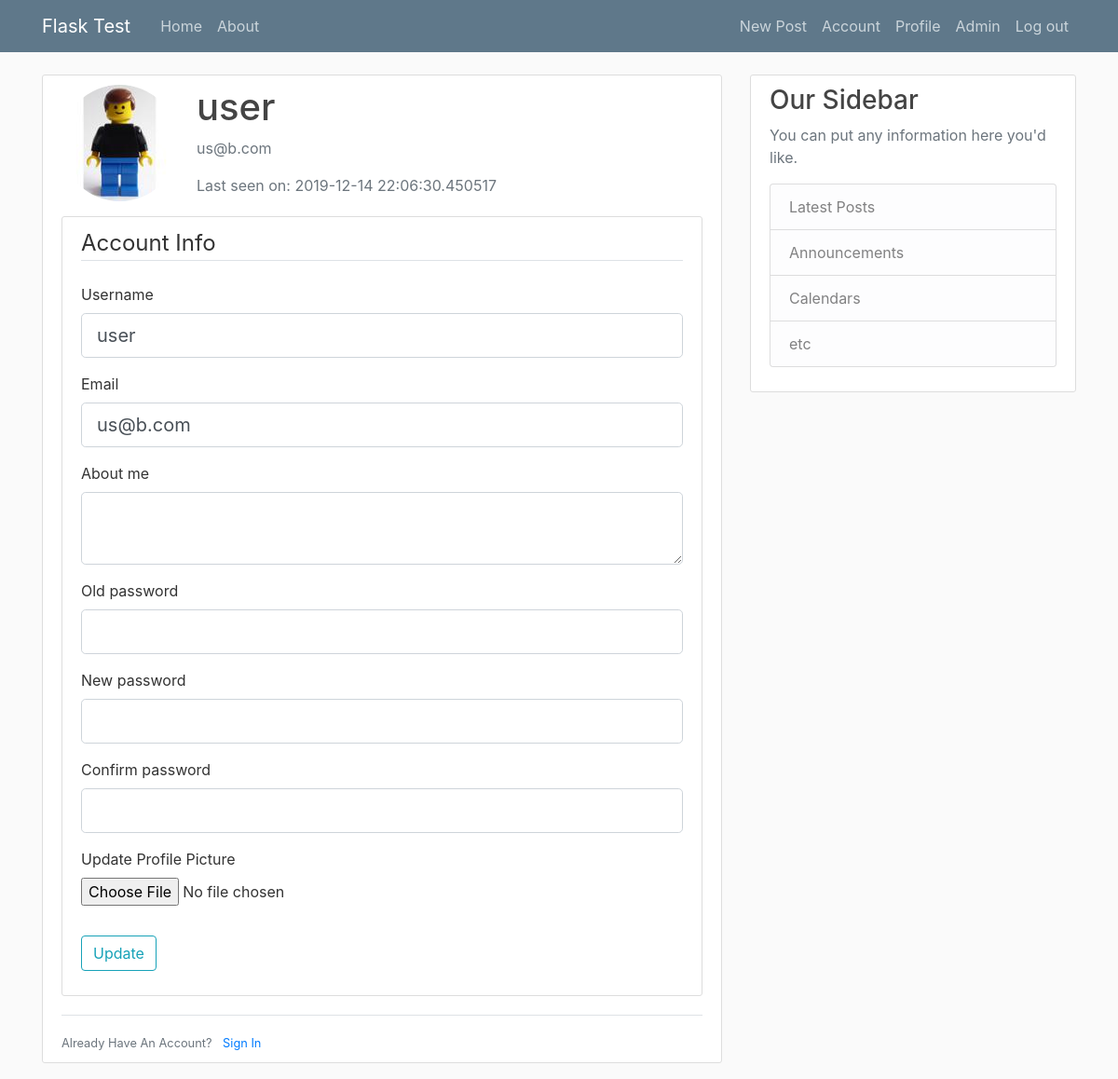
Page /account (signed in) on the committed database.
### flaskblog/models.py (models this page shows, shortened)
class User(db.Model, UserMixin):
    id = db.Column(db.Integer, primary_key=True)
    username = db.Column(db.String(20), unique=True, nullable=False)
    email = db.Column(db.String(120), unique=True, nullable=False)
    image_file = db.Column(db.String(20), nullable=False, default='default.jpg')
    password = db.Column(db.String(60), nullable=False)
    posts = db.relationship('Post', backref='author', lazy=True)
    about_me = db.Column(db.String(140))
    last_seen = db.Column(db.DateTime, default=datetime.utcnow)
    admin = db.Column(db.Boolean())
    notes = db.Column(db.UnicodeText)
    followed = db.relationship(
        'User', secondary=followers,
        primaryjoin=(followers.c.follower_id == id),
        secondaryjoin=(followers.c.followed_id == id),
        backref=db.backref('followers', lazy='dynamic'), lazy='dynamic')

### flaskblog/routes.py (the view)
@app.route("/account", methods=['GET', 'POST'])
@login_required
def account():
    form = UpdateAccountForm()
    if form.validate_on_submit():
        if form.picture.data:
            picture_file = save_picture(form.picture.data)
            current_user.image_file = picture_file
        current_user.username = form.username.data
        current_user.email = form.email.data
        current_user.about_me = form.about_me.data
        if form.old_pass.data and bcrypt.check_password_hash(current_user.password, form.old_pass.data):
            hashed_password = bcrypt.generate_password_hash(form.new_pass.data).decode('utf-8')
            current_user.password = hashed_password
        elif form.old_pass.data and bcrypt.check_password_hash(current_user.password, form.old_pass.data) == False:
            flash('Old password is wrong!', 'danger')
            return redirect('account')
        db.session.commit()
        flash('Your account has been updated!', 'success')
        return redirect(url_for('account'))
    elif request.method == 'GET':
        form.username.data = current_user.username
        form.email.data = current_user.email
        form.about_me.data = current_user.about_me
    image_file = url_for('static', filename='profile_pics/' + current_user.image_file)
    return render_template('account.html', title='Account', image_file=image_file, form=form)

### flaskblog/forms.py (shortened to what this page needs)
class UpdateAccountForm(FlaskForm):
	username = StringField('Username', validators=[DataRequired(), Length(min=2, max=20)])
	email = StringField('Email', validators=[DataRequired(), Email()])
	picture = FileField('Update Profile Picture', validators=[FileAllowed(['jpg', 'png'])])
	about_me = TextAreaField('About me', validators=[Length(min=0, max=140)])
	old_pass = PasswordField('Old password')
	new_pass = PasswordField('New password')
	confirm_pass = PasswordField('Confirm password', validators=[EqualTo('new_pass')])
	submit = SubmitField('Update')

### flaskblog/models.py (called while the page is built)
@login_manager.user_loader
def load_user(user_id):
	return User.query.get(int(user_id))

### flaskblog/routes.py (called while the page is built)
@app.before_request
def before_request():
    if current_user.is_authenticated:
        current_user.last_seen = datetime.utcnow()
        db.session.commit()

### flaskblog/templates/account.html (shortened to what this page needs)
{% extends "layout.html" %}
{% block content %}
   <div class="content-section">
   	<div class="media">
        <img class="rounded-circle account-img" src="{{ image_file }}">
        <div class="media-body">
    			<h2 class="account-heading">{{ current_user.username }}</h2>
    			<p class="text-secondary">{{ current_user.email }}</p>
                <p class="text-secondary">Last seen on: {{ current_user.last_seen }}</p>
        </div>
   	</div>
   	 <div class="content-section">
         <form method="POST" action="" enctype="multipart/form-data">
            <fieldset class="form-group">
                <legend class="border-bottom mb-4">Account Info</legend>
                <div class="form-group">
                    {{ form.username.label(class="form-control-label") }}
                    {% if form.username.errors %}
                        {{ form.username(class="form-control form-control-lg is-invalid") }}
                        <div class="invalid-feedback">
                            {% for error in form.username.errors %}
                                <span>{{ error }}</span>
                            {% endfor %}
                        </div>
                    {% else %}
                        {{ form.username(class="form-control form-control-lg") }}
                    {% endif %}
                </div>
                <div class="form-group">
                    {{ form.email.label(class="form-control-label") }}
                    {% if form.email.errors %}
                        {{ form.email(class="form-control form-control-lg is-invalid") }}
                        <div class="invalid-feedback">
                            {% for error in form.email.errors %}
                                <span>{{ error }}</span>
                            {% endfor %}
                        </div>
                    {% else %}
                        {{ form.email(class="form-control form-control-lg") }}
                    {% endif %}
                </div>
                <div class="form-group">
                    {{ form.about_me.label(class="form-control-label") }}
                    {% if form.about_me.errors %}
                        {{ form.about_me(class="form-control form-control-lg is-invalid") }}
                        <div class="invalid-feedback">
                            {% for error in form.about_me.errors %}
                                <span>{{ error }}</span>
                            {% endfor %}
                        </div>
                    {% else %}
                        {{ form.about_me(class="form-control form-control-lg") }}
                    {% endif %}
                </div>
            <div class="form-group">
                    {{ form.old_pass.label(class="form-control-label") }}
                    {% if form.old_pass.errors %}
                        {{ form.old_pass(class="form-control form-control-lg is-invalid") }}
                        <div class="invalid-feedback">
                            {% for error in form.old_pass.errors %}
                                <span>{{ error }}</span>
                            {% endfor %}
                        </div>
                    {% else %}
                        {{ form.old_pass(class="form-control form-control-lg") }}
                    {% endif %}
                </div>
                <div class="form-group">
                    {{ form.new_pass.label(class="form-control-label") }}
                    {% if form.new_pass.errors %}
                        {{ form.new_pass(class="form-control form-control-lg is-invalid") }}
                        <div class="invalid-feedback">
                            {% for error in form.new_pass.errors %}
                                <span>{{ error }}</span>
                            {% endfor %}
                        </div>
                    {% else %}
                        {{ form.new_pass(class="form-control form-control-lg") }}
                    {% endif %}
                </div>
                <div class="form-group">
                    {{ form.confirm_pass.label(class="form-control-label") }}
                    {% if form.confirm_pass.errors %}
                        {{ form.confirm_pass(class="form-control form-control-lg is-invalid") }}
                        <div class="invalid-feedback">
                            {% for error in form.confirm_pass.errors %}
                                <span>{{ error }}</span>
                            {% endfor %}
                        </div>
                    {% else %}
                        {{ form.confirm_pass(class="form-control form-control-lg") }}
                    {% endif %}
                </div>
                <div class="form-group">
                	{{ form.picture.label() }}
                	{{ form.picture(class="form-control-file") }}
                </div>
            </fieldset>
            <div class="form-group">
                {{ form.submit(class="btn btn-outline-info") }}
            </div>
        </form>
    </div>
    <div class="border-top pt-3">
        <small class="text-muted">
            Already Have An Account? <a class="ml-2" href="{{ url_for('login') }}">Sign In</a>
        </small>
    </div>
   </div>
{% endblock content %}

### flaskblog/static/main.css (style rules this page uses)
body { background: #fafafa; color: #333333; margin-top: 5rem; }
h1, h2, h3, h4, h5, h6 { color: #444444; }
.content-section { background: #ffffff; padding: 10px 20px; border: 1px solid #dddddd; border-radius: 3px; margin-bottom: 20px; }
.account-img { height: 125px; width: 125px; margin-right: 20px; margin-bottom: 16px; }
.account-heading { font-size: 2.5rem; }

### rows in the picture
User: username "user", email "us@b.com", last_seen "2019-12-14 22:06:30.450517"
